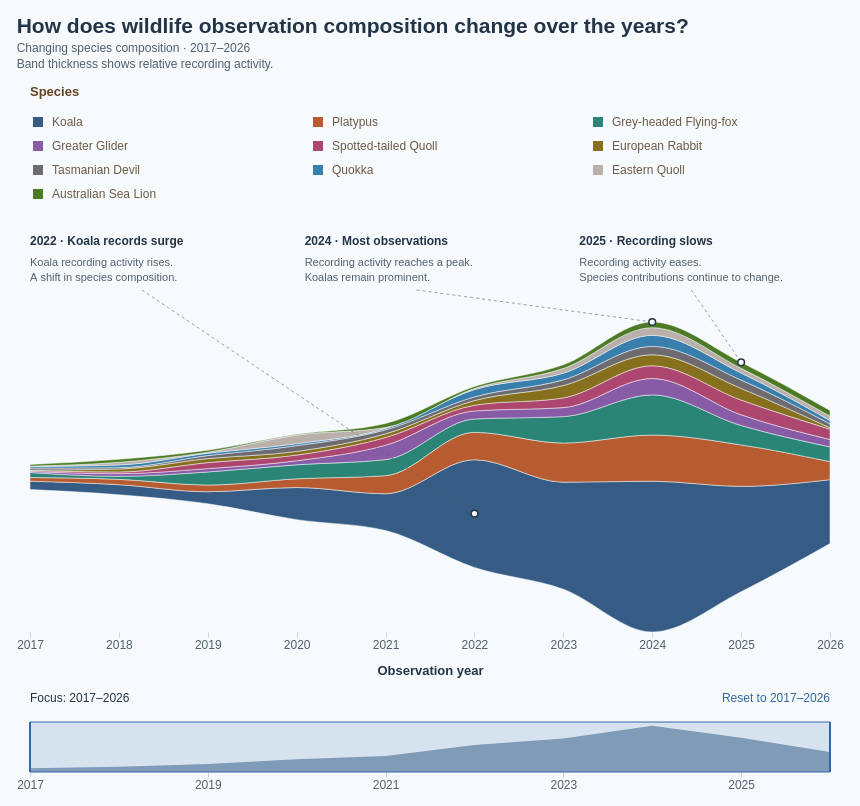

The Vega-Lite source for this figure:
### Vega specification from a JSON file in a GitHub repository (floating-point values rounded to 4 significant figures)
{"$schema": "https://vega.github.io/schema/vega/v5.json", "description": "Streamgraph of wildlife observation composition in 2017–2026, showing the top ten species selected within the selected observation years, with 4,139 records in the displayed ten available years. Source: Dataset/observations-794195.csv. Species selected by observation count in the selected years; subspecies combined by the first two scientific-name components. Includes records without coordinates. Zero-count species-years retained. Annual counts use observation dates. A centered stack gives a streamgraph: band thickness represents observation count; vertical band position has no numeric meaning. Monotone interpolation smoothly connects the recorded annual values; curves between years are visual interpolation, not additional observations. Tooltip shares use the total of the displayed ten species in the given year. Hover or click bands or legend to highlight; click again, Clear highlight, or Escape clears selection. Counts reflect recording activity, not animal abundance. Drag outside the highlighted overview range to select years; drag the highlight to move the range, or drag either edge to resize it. Use Reset to restore 2017–2026. Legend totals cover the full period. Species colours match the ten-species palette in BumpChart.vg.json; species selection uses the selected years; annual counts and legend totals cover 2017–2026. Three in-chart annotations highlight the 2022 Koala increase, the 2024 annual-total peak, and the 2025 decline; anchors use the current centered stack and annotations hide when their year is outside the focus range. Uses the 10 most recent available observation years (2017–2026), including partial 2026.", "width": 800, "height": 400, "padding": 16, "background": "#f7fafc", "title": {"text": "How does wildlife observation composition change over the years?", "subtitle": ["Changing species composition · 2017–2026", "Band thickness shows relative recording activity."], "anchor": "start", "font": "Arial", "fontSize": 21, "color": "#243447", "subtitleFont": "Arial", "subtitleFontSize": 12, "subtitleColor": "#52606d", "offset": 16, "subtitlePadding": 6, "subtitleLineHeight": 16}, "signals": [{"name": "minYear", "value": 2017}, {"name": "maxYear", "value": 2026}, {"name": "brushDragStart", "value": {"year": 2017, "range": [2017, 2026]}, "on": [{"events": "@brushSelection:mousedown, @brushHandle0:mousedown, @brushHandle1:mousedown", "update": "{year: invert('overviewX', x()), range: slice(yearRange)}"}]}, {"name": "yearRange", "value": [2017, 2026], "on": [{"events": "@brushTarget:mousedown", "update": "[round(clamp(invert('overviewX', x()), minYear, maxYear)), round(clamp(invert('overviewX', x()), minYear, maxYear))]"}, {"events": "[@brushTarget:mousedown, window:mouseup] > window:mousemove!", "update": "[min(brushAnchor, round(clamp(invert('overviewX', x()), minYear, maxYear))), max(brushAnchor, round(clamp(invert('overviewX', x()), minYear, maxYear)))]"}, {"events": "[@brushSelection:mousedown, window:mouseup] > window:mousemove!", "update": "[brushDragStart.range[0] + clamp(round(invert('overviewX', x()) - brushDragStart.year), minYear - brushDragStart.range[0], maxYear - brushDragStart.range[1]), brushDragStart.range[1] + clamp(round(invert('overviewX', x()) - brushDragStart.year), minYear - brushDragStart.range[0], maxYear - brushDragStart.range[1])]"}, {"events": "[@brushHandle0:mousedown, window:mouseup] > window:mousemove!", "update": "[round(clamp(invert('overviewX', x()), minYear, brushDragStart.range[1])), brushDragStart.range[1]]"}, {"events": "[@brushHandle1:mousedown, window:mouseup] > window:mousemove!", "update": "[brushDragStart.range[0], round(clamp(invert('overviewX', x()), brushDragStart.range[0], maxYear))]"}, {"events": "@resetYears:click", "update": "[minYear, maxYear]"}]}, {"name": "brushAnchor", "value": 2017, "on": [{"events": "@brushTarget:mousedown", "update": "round(clamp(invert('overviewX', x()), minYear, maxYear))"}]}, {"name": "hoveredSpecies", "value": null, "on": [{"events": "@speciesAreas:mouseover, @yearPoints:mouseover, @legendSymbols:mouseover, @legendLabels:mouseover", "update": "datum.species"}, {"events": "@speciesAreas:mouseout, @yearPoints:mouseout, @legendSymbols:mouseout, @legendLabels:mouseout", "update": "null"}]}, {"name": "selectedSpecies", "value": null, "on": [{"events": "@speciesAreas:click, @yearPoints:click, @legendSymbols:click, @legendLabels:click", "update": "selectedSpecies == datum.species ? null : datum.species"}, {"events": "window:keydown[event.key === 'Escape']", "update": "null"}]}, {"name": "activeSpecies", "update": "hoveredSpecies != null ? hoveredSpecies : selectedSpecies"}, {"name": "legendColumnWidth", "value": 280}, {"name": "legendSymbolSize", "value": 100}], "data": [{"name": "annualCounts", "values": [{"year": 2017, "species": "Koala", "count": 25, "order": 0}, {"year": 2017, "species": "Platypus", "count": 11, "order": 1}, {"year": 2017, "species": "Grey-headed Flying-fox", "count": 15, "order": 2}, {"year": 2017, "species": "Greater Glider", "count": 3, "order": 3}, {"year": 2017, "species": "Spotted-tailed Quoll", "count": 3, "order": 4}, {"year": 2017, "species": "European Rabbit", "count": 1, "order": 5}, {"year": 2017, "species": "Tasmanian Devil", "count": 6, "order": 6}, {"year": 2017, "species": "Quokka", "count": 5, "order": 7}, {"year": 2017, "species": "Eastern Quoll", "count": 1, "order": 8}, {"year": 2017, "species": "Australian Sea Lion", "count": 5, "order": 9}, {"year": 2018, "species": "Koala", "count": 30, "order": 0}, {"year": 2018, "species": "Platypus", "count": 16, "order": 1}, {"year": 2018, "species": "Grey-headed Flying-fox", "count": 9, "order": 2}, {"year": 2018, "species": "Greater Glider", "count": 8, "order": 3}, {"year": 2018, "species": "Spotted-tailed Quoll", "count": 5, "order": 4}, {"year": 2018, "species": "European Rabbit", "count": 9, "order": 5}, {"year": 2018, "species": "Tasmanian Devil", "count": 4, "order": 6}, {"year": 2018, "species": "Quokka", "count": 8, "order": 7}, {"year": 2018, "species": "Eastern Quoll", "count": 8, "order": 8}, {"year": 2018, "species": "Australian Sea Lion", "count": 9, "order": 9}, {"year": 2019, "species": "Koala", "count": 36, "order": 0}, {"year": 2019, "species": "Platypus", "count": 20, "order": 1}, {"year": 2019, "species": "Grey-headed Flying-fox", "count": 39, "order": 2}, {"year": 2019, "species": "Greater Glider", "count": 10, "order": 3}, {"year": 2019, "species": "Spotted-tailed Quoll", "count": 18, "order": 4}, {"year": 2019, "species": "European Rabbit", "count": 12, "order": 5}, {"year": 2019, "species": "Tasmanian Devil", "count": 9, "order": 6}, {"year": 2019, "species": "Quokka", "count": 7, "order": 7}, {"year": 2019, "species": "Eastern Quoll", "count": 3, "order": 8}, {"year": 2019, "species": "Australian Sea Lion", "count": 6, "order": 9}, {"year": 2020, "species": "Koala", "count": 96, "order": 0}, {"year": 2020, "species": "Platypus", "count": 26, "order": 1}, {"year": 2020, "species": "Grey-headed Flying-fox", "count": 42, "order": 2}, {"year": 2020, "species": "Greater Glider", "count": 12, "order": 3}, {"year": 2020, "species": "Spotted-tailed Quoll", "count": 17, "order": 4}, {"year": 2020, "species": "European Rabbit", "count": 11, "order": 5}, {"year": 2020, "species": "Tasmanian Devil", "count": 17, "order": 6}, {"year": 2020, "species": "Quokka", "count": 6, "order": 7}, {"year": 2020, "species": "Eastern Quoll", "count": 26, "order": 8}, {"year": 2020, "species": "Australian Sea Lion", "count": 2, "order": 9}, {"year": 2021, "species": "Koala", "count": 110, "order": 0}, {"year": 2021, "species": "Platypus", "count": 54, "order": 1}, {"year": 2021, "species": "Grey-headed Flying-fox", "count": 48, "order": 2}, {"year": 2021, "species": "Greater Glider", "count": 43, "order": 3}, {"year": 2021, "species": "Spotted-tailed Quoll", "count": 23, "order": 4}, {"year": 2021, "species": "European Rabbit", "count": 11, "order": 5}, {"year": 2021, "species": "Tasmanian Devil", "count": 12, "order": 6}, {"year": 2021, "species": "Quokka", "count": 4, "order": 7}, {"year": 2021, "species": "Eastern Quoll", "count": 3, "order": 8}, {"year": 2021, "species": "Australian Sea Lion", "count": 12, "order": 9}, {"year": 2022, "species": "Koala", "count": 322, "order": 0}, {"year": 2022, "species": "Platypus", "count": 82, "order": 1}, {"year": 2022, "species": "Grey-headed Flying-fox", "count": 40, "order": 2}, {"year": 2022, "species": "Greater Glider", "count": 24, "order": 3}, {"year": 2022, "species": "Spotted-tailed Quoll", "count": 17, "order": 4}, {"year": 2022, "species": "European Rabbit", "count": 14, "order": 5}, {"year": 2022, "species": "Tasmanian Devil", "count": 11, "order": 6}, {"year": 2022, "species": "Quokka", "count": 22, "order": 7}, {"year": 2022, "species": "Eastern Quoll", "count": 3, "order": 8}, {"year": 2022, "species": "Australian Sea Lion", "count": 6, "order": 9}, {"year": 2023, "species": "Koala", "count": 320, "order": 0}, {"year": 2023, "species": "Platypus", "count": 117, "order": 1}, {"year": 2023, "species": "Grey-headed Flying-fox", "count": 79, "order": 2}, {"year": 2023, "species": "Greater Glider", "count": 27, "order": 3}, {"year": 2023, "species": "Spotted-tailed Quoll", "count": 29, "order": 4}, {"year": 2023, "species": "European Rabbit", "count": 37, "order": 5}, {"year": 2023, "species": "Tasmanian Devil", "count": 17, "order": 6}, {"year": 2023, "species": "Quokka", "count": 20, "order": 7}, {"year": 2023, "species": "Eastern Quoll", "count": 14, "order": 8}, {"year": 2023, "species": "Australian Sea Lion", "count": 11, "order": 9}, {"year": 2024, "species": "Koala", "count": 451, "order": 0}, {"year": 2024, "species": "Platypus", "count": 138, "order": 1}, {"year": 2024, "species": "Grey-headed Flying-fox", "count": 120, "order": 2}, {"year": 2024, "species": "Greater Glider", "count": 49, "order": 3}, {"year": 2024, "species": "Spotted-tailed Quoll", "count": 38, "order": 4}, {"year": 2024, "species": "European Rabbit", "count": 33, "order": 5}, {"year": 2024, "species": "Tasmanian Devil", "count": 25, "order": 6}, {"year": 2024, "species": "Quokka", "count": 33, "order": 7}, {"year": 2024, "species": "Eastern Quoll", "count": 23, "order": 8}, {"year": 2024, "species": "Australian Sea Lion", "count": 17, "order": 9}, {"year": 2025, "species": "Koala", "count": 315, "order": 0}, {"year": 2025, "species": "Platypus", "count": 124, "order": 1}, {"year": 2025, "species": "Grey-headed Flying-fox", "count": 58, "order": 2}, {"year": 2025, "species": "Greater Glider", "count": 32, "order": 3}, {"year": 2025, "species": "Spotted-tailed Quoll", "count": 44, "order": 4}, {"year": 2025, "species": "European Rabbit", "count": 35, "order": 5}, {"year": 2025, "species": "Tasmanian Devil", "count": 25, "order": 6}, {"year": 2025, "species": "Quokka", "count": 21, "order": 7}, {"year": 2025, "species": "Eastern Quoll", "count": 14, "order": 8}, {"year": 2025, "species": "Australian Sea Lion", "count": 18, "order": 9}, {"year": 2026, "species": "Koala", "count": 191, "order": 0}, {"year": 2026, "species": "Platypus", "count": 54, "order": 1}, {"year": 2026, "species": "Grey-headed Flying-fox", "count": 44, "order": 2}, {"year": 2026, "species": "Greater Glider", "count": 22, "order": 3}, {"year": 2026, "species": "Spotted-tailed Quoll", "count": 31, "order": 4}, {"year": 2026, "species": "European Rabbit", "count": 4, "order": 5}, {"year": 2026, "species": "Tasmanian Devil", "count": 12, "order": 6}, {"year": 2026, "species": "Quokka", "count": 10, "order": 7}, {"year": 2026, "species": "Eastern Quoll", "count": 13, "order": 8}, {"year": 2026, "species": "Australian Sea Lion", "count": 17, "order": 9}]}, {"name": "legendEntries", "values": [{"species": "Koala", "order": 0, "total": 1896}, {"species": "Platypus", "order": 1, "total": 642}, {"species": "Grey-headed Flying-fox", "order": 2, "total": 494}, {"species": "Greater Glider", "order": 3, "total": 230}, {"species": "Spotted-tailed Quoll", "order": 4, "total": 225}, {"species": "European Rabbit", "order": 5, "total": 167}, {"species": "Tasmanian Devil", "order": 6, "total": 138}, {"species": "Quokka", "order": 7, "total": 136}, {"species": "Eastern Quoll", "order": 8, "total": 108}, {"species": "Australian Sea Lion", "order": 9, "total": 103}]}, {"name": "focusedCounts", "source": "annualCounts", "transform": [{"type": "filter", "expr": "datum.year >= yearRange[0] && datum.year <= yearRange[1]"}, {"type": "joinaggregate", "groupby": ["year"], "fields": ["count"], "ops": ["sum"], "as": ["yearTotal"]}, {"type": "stack", "groupby": ["year"], "field": "count", "sort": {"field": "order", "order": "ascending"}, "as": ["y0", "y1"], "offset": "center"}]}, {"name": "yearTotals", "source": "annualCounts", "transform": [{"type": "aggregate", "groupby": ["year"], "fields": ["count"], "ops": ["sum"], "as": ["total"]}]}, {"name": "insightAnnotations", "source": "focusedCounts", "transform": [{"type": "filter", "expr": "(datum.year == 2022 && datum.species == 'Koala') || ((datum.year == 2024 || datum.year == 2025) && datum.order == 9)"}, {"type": "formula", "expr": "datum.year == 2022 ? 0 : datum.year == 2024 ? width / 3 + 8 : 2 * width / 3 + 16", "as": "labelX"}, {"type": "formula", "expr": "datum.year == 2022 ? '2022 · Koala records surge' : datum.year == 2024 ? '2024 · Most observations' : '2025 · Recording slows'", "as": "heading"}, {"type": "formula", "expr": "datum.year == 2022 ? 'Koala recording activity rises.' : datum.year == 2024 ? 'Recording activity reaches a peak.' : 'Recording activity eases.'", "as": "detail"}, {"type": "formula", "expr": "datum.year == 2022 ? 'A shift in species composition.' : datum.year == 2024 ? 'Koalas remain prominent.' : 'Species contributions continue to change.'", "as": "detail2"}, {"type": "formula", "expr": "datum.year == 2022 ? (datum.y0 + datum.y1) / 2 : datum.y1", "as": "anchorY"}]}], "scales": [{"name": "x", "type": "linear", "domain": {"signal": "yearRange[0] === yearRange[1] ? [yearRange[0] - 0.5, yearRange[1] + 0.5] : yearRange"}, "range": "width", "zero": false, "nice": false}, {"name": "y", "type": "linear", "domain": {"data": "focusedCounts", "fields": ["y0", "y1"]}, "range": [{"signal": "height"}, 90], "zero": true, "nice": false}, {"name": "color", "type": "ordinal", "domain": ["Koala", "Platypus", "Grey-headed Flying-fox", "Greater Glider", "Spotted-tailed Quoll", "European Rabbit", "Quokka", "Tasmanian Devil", "Eastern Barred Bandicoot", "Numbat", "Australian Sea Lion", "Eastern Quoll"], "range": ["#365B85", "#B65C30", "#2A8576", "#885BA6", "#AD4770", "#86701D", "#397FAD", "#6D6B70", "#C17A24", "#5146A0", "#4D7A24", "#bab0ab"]}, {"name": "overviewX", "type": "linear", "domain": [2017, 2026], "range": "width", "zero": false}, {"name": "overviewY", "type": "linear", "domain": {"data": "yearTotals", "field": "total"}, "range": [{"signal": "height + 140"}, {"signal": "height + 90"}], "zero": true, "nice": true}], "axes": [{"scale": "x", "orient": "bottom", "title": "Observation year", "format": "d", "labelOverlap": true, "domain": false, "tickColor": "#c9d4df", "labelColor": "#52606d", "titleColor": "#243447", "titlePadding": 14, "tickCount": {"signal": "min(10, yearRange[1] - yearRange[0] + 1)"}, "tickMinStep": 1}, {"scale": "overviewX", "orient": "bottom", "offset": 140, "format": "d", "tickCount": 8, "labelOverlap": true, "title": null, "values": [2017, 2018, 2019, 2020, 2021, 2022, 2023, 2024, 2025, 2026], "domain": false, "tickColor": "#c9d4df", "labelColor": "#52606d"}], "marks": [{"name": "series", "type": "group", "from": {"facet": {"name": "seriesData", "data": "focusedCounts", "groupby": "species"}}, "marks": [{"name": "speciesAreas", "type": "area", "encode": {"update": {"x": {"scale": "x", "field": "year"}, "y": {"scale": "y", "field": "y1"}, "y2": {"scale": "y", "field": "y0"}, "fill": {"scale": "color", "field": "species"}, "fillOpacity": {"signal": "activeSpecies == null || activeSpecies == datum.species ? 1 : 0.16"}, "stroke": {"value": "#f7fafc"}, "strokeWidth": {"value": 0.5}, "cursor": {"value": "pointer"}, "tooltip": {"signal": "{'Species': datum.species, 'Year': datum.year, 'Observations': datum.count, 'Top 10 species in year': datum.yearTotal, 'Share of top 10 in year': datum.yearTotal ? format(datum.count / datum.yearTotal, '.1%') : 'No observations'}"}, "interpolate": {"value": "monotone"}, "description": {"signal": "datum.species + ', ' + datum.year + ': ' + datum.count + ' observations, ' + format(datum.count / datum.yearTotal, '.1%') + ' of the top ten species'"}}}, "from": {"data": "seriesData"}, "sort": {"field": "datum.year"}}]}, {"name": "yearPoints", "type": "symbol", "encode": {"update": {"x": {"scale": "x", "field": "year"}, "y": {"signal": "scale('y', (datum.y0 + datum.y1) / 2)"}, "size": {"value": 65}, "fill": {"scale": "color", "field": "species"}, "opacity": {"signal": "yearRange[0] == yearRange[1] ? (activeSpecies == null || activeSpecies == datum.species ? 1 : 0.16) : 0"}, "stroke": {"value": "#f7fafc"}, "strokeWidth": {"value": 1.5}, "cursor": {"value": "pointer"}, "tooltip": {"signal": "{'Species': datum.species, 'Year': datum.year, 'Observations': datum.count, 'Top 10 species in year': datum.yearTotal, 'Share of top 10 in year': datum.yearTotal ? format(datum.count / datum.yearTotal, '.1%') : 'No observations'}"}}}, "from": {"data": "focusedCounts"}}, {"name": "insightLeaders", "type": "rule", "interactive": false, "from": {"data": "insightAnnotations"}, "encode": {"update": {"x": {"signal": "datum.labelX + 112"}, "y": {"value": 58}, "x2": {"scale": "x", "field": "year"}, "y2": {"scale": "y", "field": "anchorY"}, "stroke": {"value": "#52606d"}, "strokeWidth": {"value": 1}, "strokeDash": {"value": [3, 3]}, "opacity": {"value": 0.6}}}}, {"name": "insightAnchors", "type": "symbol", "interactive": false, "from": {"data": "insightAnnotations"}, "encode": {"update": {"x": {"scale": "x", "field": "year"}, "y": {"scale": "y", "field": "anchorY"}, "size": {"value": 45}, "fill": {"value": "#f7fafc"}, "stroke": {"value": "#243447"}, "strokeWidth": {"value": 1.5}}}}, {"name": "insightHeadings", "type": "text", "interactive": false, "from": {"data": "insightAnnotations"}, "encode": {"update": {"x": {"field": "labelX"}, "y": {"value": 4}, "baseline": {"value": "top"}, "text": {"field": "heading"}, "fontSize": {"value": 12}, "fontWeight": {"value": "bold"}, "fill": {"value": "#243447"}}}}, {"name": "insightDetails", "type": "text", "interactive": false, "from": {"data": "insightAnnotations"}, "encode": {"update": {"x": {"field": "labelX"}, "y": {"value": 25}, "baseline": {"value": "top"}, "text": {"field": "detail"}, "fontSize": {"value": 11}, "fill": {"value": "#52606d"}}}}, {"name": "insightDetailsSecondLine", "type": "text", "interactive": false, "from": {"data": "insightAnnotations"}, "encode": {"update": {"x": {"field": "labelX"}, "y": {"value": 40}, "baseline": {"value": "top"}, "text": {"field": "detail2"}, "fontSize": {"value": 11}, "fill": {"value": "#52606d"}}}}, {"name": "legendTitle", "type": "text", "encode": {"update": {"x": {"value": 0}, "y": {"value": -136}, "text": {"value": "Species"}, "fontWeight": {"value": "bold"}, "fill": {"value": "#634320"}, "fontSize": {"value": 13}, "font": {"value": "Arial"}}}, "interactive": false}, {"name": "legendSymbols", "type": "symbol", "encode": {"update": {"x": {"signal": "8 + (datum.order % 3) * legendColumnWidth"}, "y": {"signal": "-110 + floor(datum.order / 3) * 24"}, "shape": {"value": "square"}, "size": {"signal": "legendSymbolSize"}, "fill": {"scale": "color", "field": "species"}, "opacity": {"signal": "activeSpecies == null || activeSpecies == datum.species ? 1 : 0.16"}, "stroke": {"signal": "selectedSpecies == datum.species ? '#243447' : 'transparent'"}, "strokeWidth": {"value": 2}, "cursor": {"value": "pointer"}, "tooltip": {"signal": "{'Species': datum.species, 'Observations (2017–2026)': datum.total}"}}}, "from": {"data": "legendEntries"}}, {"name": "legendLabels", "type": "text", "encode": {"update": {"x": {"signal": "22 + (datum.order % 3) * legendColumnWidth"}, "y": {"signal": "-110 + floor(datum.order / 3) * 24"}, "baseline": {"value": "middle"}, "text": {"field": "species"}, "fontSize": {"value": 12}, "fill": {"value": "#6a5b49"}, "opacity": {"signal": "activeSpecies == null || activeSpecies == datum.species ? 1 : 0.16"}, "fontWeight": {"signal": "selectedSpecies == datum.species ? 'bold' : 'normal'"}, "cursor": {"value": "pointer"}, "font": {"value": "Arial"}}}, "from": {"data": "legendEntries"}}, {"name": "focusLabel", "type": "text", "encode": {"update": {"x": {"value": 0}, "y": {"signal": "height + 70"}, "text": {"signal": "'Focus: ' + yearRange[0] + '–' + yearRange[1]"}, "fontSize": {"value": 12}, "fill": {"value": "#243447"}}}, "interactive": false}, {"name": "overview", "type": "area", "encode": {"update": {"x": {"scale": "overviewX", "field": "year"}, "y": {"scale": "overviewY", "field": "total"}, "y2": {"signal": "height + 140"}, "fill": {"value": "#8fa6bb"}}}, "interactive": false, "sort": {"field": "datum.year"}, "from": {"data": "yearTotals"}}, {"name": "brushTarget", "type": "rect", "encode": {"update": {"x": {"value": 0}, "width": {"signal": "width"}, "y": {"signal": "height + 90"}, "height": {"value": 50}, "fill": {"value": "transparent"}, "cursor": {"value": "crosshair"}}}}, {"name": "brushSelection", "type": "rect", "encode": {"update": {"x": {"signal": "max(0, scale('overviewX', yearRange[0]) - (yearRange[0] === yearRange[1] ? 8 : 0))"}, "x2": {"signal": "min(width, scale('overviewX', yearRange[1]) + (yearRange[0] === yearRange[1] ? 8 : 0))"}, "y": {"signal": "height + 90"}, "y2": {"signal": "height + 140"}, "fill": {"value": "#3366a6"}, "fillOpacity": {"value": 0.16}, "stroke": {"value": "#3366a6"}, "cursor": {"value": "move"}}}, "interactive": true}, {"name": "brushEdge0", "type": "rule", "encode": {"update": {"x": {"signal": "scale('overviewX', yearRange[0])"}, "y": {"signal": "height + 90"}, "y2": {"signal": "height + 140"}, "stroke": {"value": "#3366a6"}, "strokeWidth": {"value": 2}}}, "interactive": false}, {"name": "brushEdge1", "type": "rule", "encode": {"update": {"x": {"signal": "scale('overviewX', yearRange[1])"}, "y": {"signal": "height + 90"}, "y2": {"signal": "height + 140"}, "stroke": {"value": "#3366a6"}, "strokeWidth": {"value": 2}}}, "interactive": false}, {"name": "brushHandle0", "type": "rect", "encode": {"update": {"x": {"signal": "scale('overviewX', yearRange[0]) - 5"}, "width": {"value": 10}, "y": {"signal": "height + 90"}, "height": {"value": 50}, "fill": {"value": "transparent"}, "cursor": {"value": "ew-resize"}}}}, {"name": "brushHandle1", "type": "rect", "encode": {"update": {"x": {"signal": "scale('overviewX', yearRange[1]) - 5"}, "width": {"value": 10}, "y": {"signal": "height + 90"}, "height": {"value": 50}, "fill": {"value": "transparent"}, "cursor": {"value": "ew-resize"}}}}, {"name": "resetYears", "type": "text", "encode": {"update": {"x": {"signal": "width"}, "y": {"signal": "height + 70"}, "text": {"value": "Reset to 2017–2026"}, "fill": {"value": "#3366a6"}, "fontSize": {"value": 12}, "cursor": {"value": "pointer"}, "align": {"value": "right"}, "baseline": {"value": "alphabetic"}}}}], "config": {"text": {"font": "Arial"}, "axis": {"labelFont": "Arial", "titleFont": "Arial", "labelFontSize": 12, "titleFontSize": 13, "labelColor": "#52606d", "titleColor": "#243447", "titlePadding": 12, "domainColor": "#bac7d3", "tickColor": "#bac7d3"}, "legend": {"labelFont": "Arial", "titleFont": "Arial", "labelFontSize": 12, "titleFontSize": 13, "titleFontWeight": "bold", "labelColor": "#6a5b49", "titleColor": "#634320", "symbolType": "square", "symbolSize": 100, "rowPadding": 8, "columnPadding": 24, "labelOffset": 8}}, "usermeta": {"observationWindow": {"source": "Dataset/observations-794195.csv", "dateField": "observed_on", "years": [2017, 2018, 2019, 2020, 2021, 2022, 2023, 2024, 2025, 2026], "yearCount": 10, "includesPartialLatestYear": true}}}
